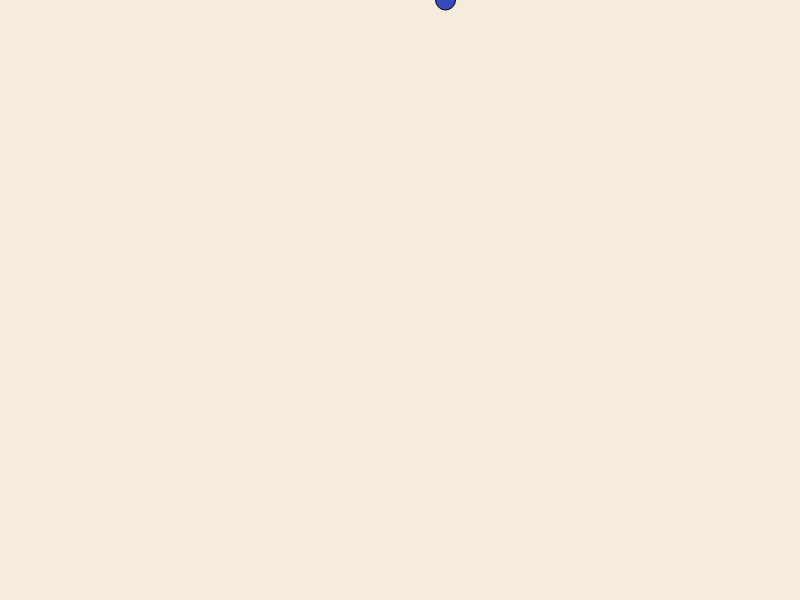
Frame 1 (no input)
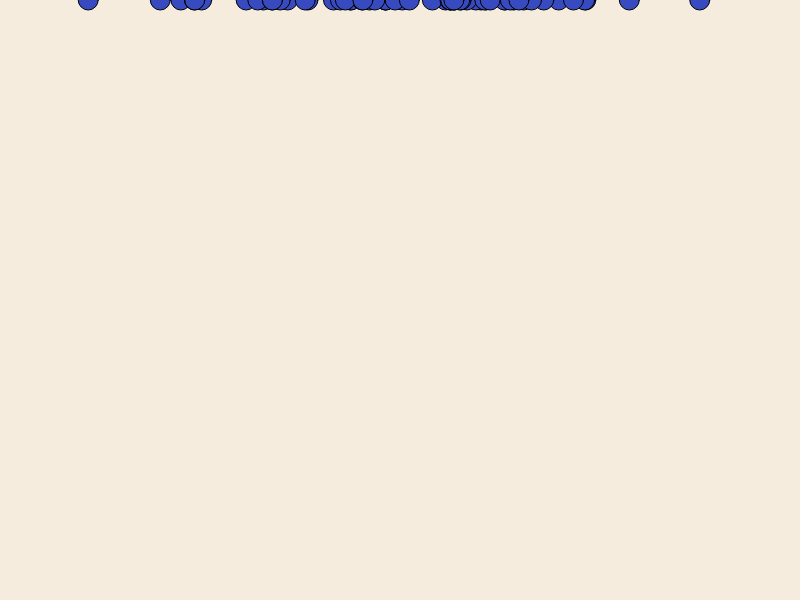
Frame 60 (no input)
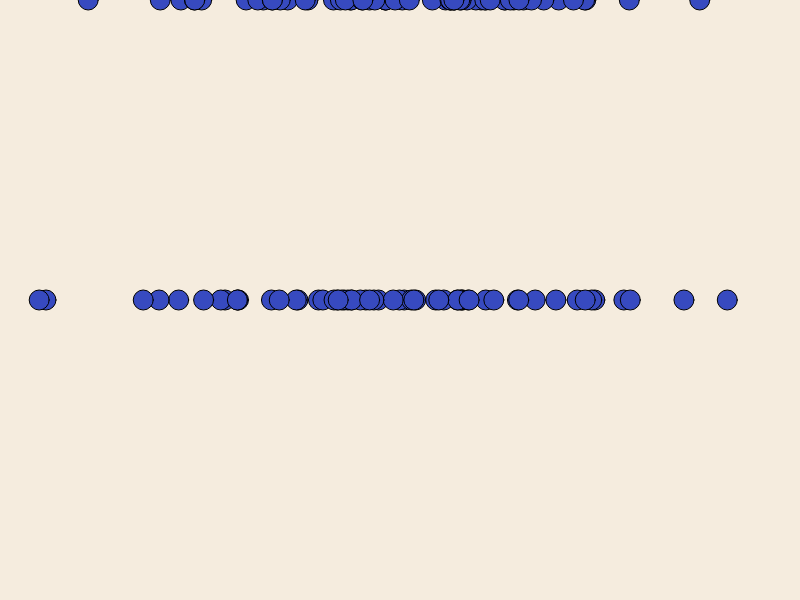
Frame 120 (the mouse pressed at the canvas centre since frame 60)

The p5.js sketch that drew these frames (run headless with seeded random() and noise() and a simulated clock; from frame 60 on, the mouse is pressed at the canvas centre):

// p5.js sketch
// ── sketch.js
function setup() {
  // this is a comment
  createCanvas(800, 600); // width and height
  // donald trump's hair:
  background(202, 159, 90, 50); // red, green, blue, alpha
}

function draw() {
  fill(55, 74, 192); // donald trump's tie
  var trump = (random(0, width)+random(0, width)+random(0, width))/3;
  ellipse(trump, mouseY, 20, 20);
}
